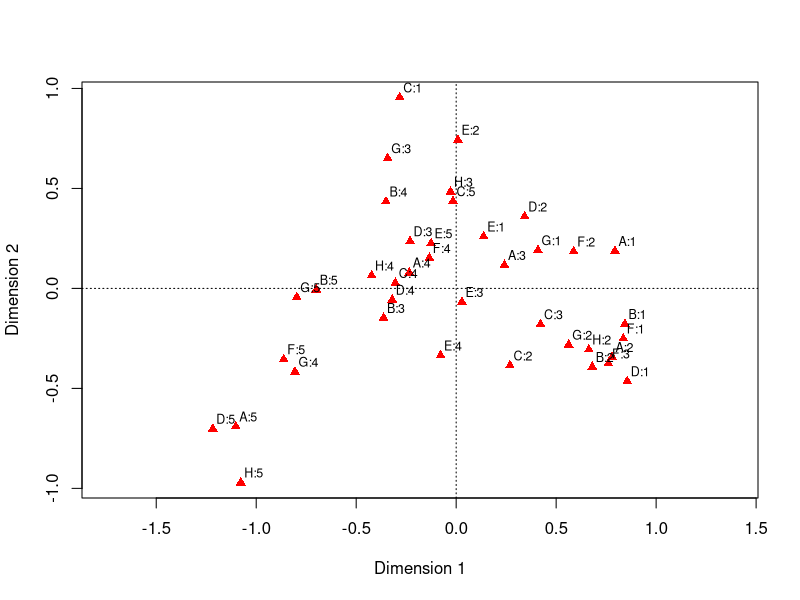
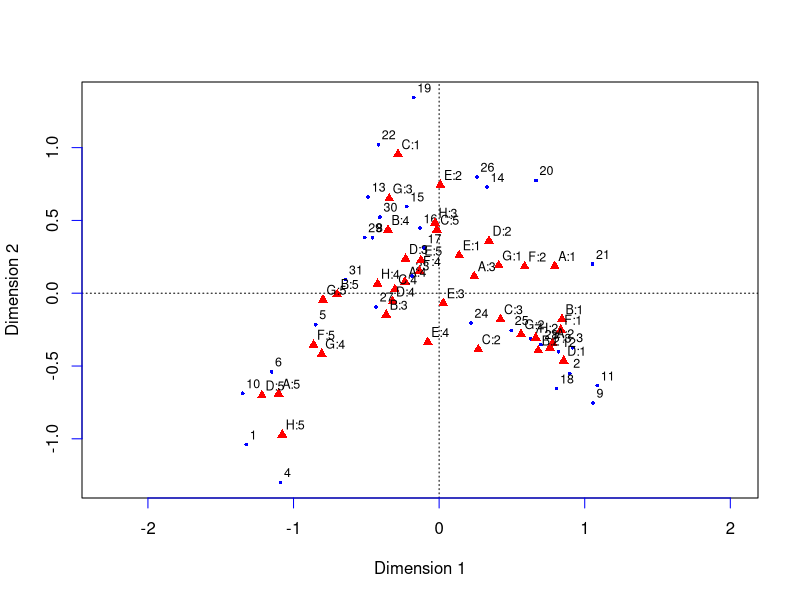

The R source for these figures, in order:

library(ca)
db<-read.table("Questionnaire.txt", h=T) 
dt<-db[,2:(dim(db))[2]]

##############################################
mammals.mca<-mjca(dt, nd=2, lambda="indicator")
summary(mammals.mca)
#print(mammals.mca)
###########################################

mammals.burt<-mjca(dt, nd=2, lambda="Burt") 
#print(mammals.mca)

summary(mammals.burt)

#plot(mammals.mca)
#plot(mammals.mca, what = c("all", "all"), col=c("blue","red"))
###############################################################

mammals.adj<-mjca(dt, nd=2, lambda="adjusted")
#print(mammals.mca)
summary(mammals.adj)
############################################

mammals.jca<-mjca(dt, nd=2, lambda="JCA") 
summary(mammals.jca)

plot(mammals.jca)
plot(mammals.jca, what = c("all", "all"), col=c("blue","red"))
